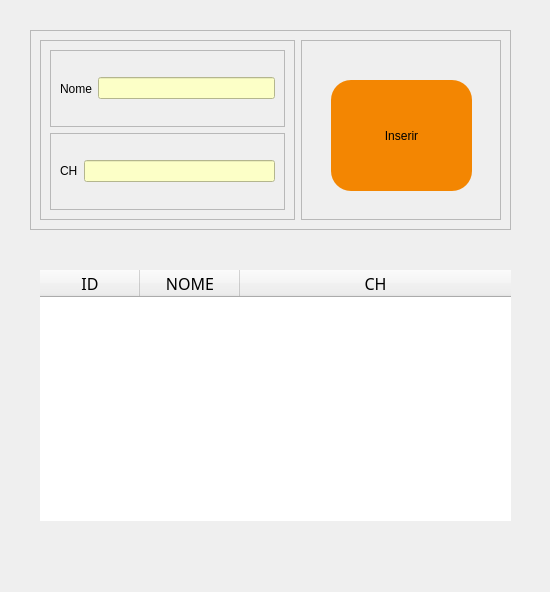
<?xml version="1.0" encoding="UTF-8"?>
<ui version="4.0">
 <class>Form</class>
 <widget class="QWidget" name="Form">
  <property name="geometry">
   <rect>
    <x>0</x>
    <y>0</y>
    <width>550</width>
    <height>592</height>
   </rect>
  </property>
  <property name="windowTitle">
   <string>Curso</string>
  </property>
  <widget class="QTableWidget" name="tableWidget">
   <property name="geometry">
    <rect>
     <x>40</x>
     <y>270</y>
     <width>471</width>
     <height>251</height>
    </rect>
   </property>
   <property name="frameShape">
    <enum>QFrame::Shape::NoFrame</enum>
   </property>
   <property name="frameShadow">
    <enum>QFrame::Shadow::Sunken</enum>
   </property>
   <property name="alternatingRowColors">
    <bool>true</bool>
   </property>
   <property name="gridStyle">
    <enum>Qt::PenStyle::SolidLine</enum>
   </property>
   <attribute name="horizontalHeaderCascadingSectionResizes">
    <bool>false</bool>
   </attribute>
   <attribute name="horizontalHeaderShowSortIndicator" stdset="0">
    <bool>false</bool>
   </attribute>
   <attribute name="horizontalHeaderStretchLastSection">
    <bool>true</bool>
   </attribute>
   <attribute name="verticalHeaderShowSortIndicator" stdset="0">
    <bool>false</bool>
   </attribute>
   <attribute name="verticalHeaderStretchLastSection">
    <bool>false</bool>
   </attribute>
   <column>
    <property name="text">
     <string>ID</string>
    </property>
    <property name="font">
     <font>
      <family>Impact</family>
      <pointsize>12</pointsize>
     </font>
    </property>
   </column>
   <column>
    <property name="text">
     <string>NOME</string>
    </property>
    <property name="font">
     <font>
      <family>Impact</family>
      <pointsize>12</pointsize>
     </font>
    </property>
   </column>
   <column>
    <property name="text">
     <string>CH</string>
    </property>
    <property name="font">
     <font>
      <family>Impact</family>
      <pointsize>12</pointsize>
     </font>
    </property>
   </column>
  </widget>
  <widget class="QFrame" name="frame">
   <property name="geometry">
    <rect>
     <x>30</x>
     <y>30</y>
     <width>481</width>
     <height>200</height>
    </rect>
   </property>
   <property name="minimumSize">
    <size>
     <width>0</width>
     <height>200</height>
    </size>
   </property>
   <property name="maximumSize">
    <size>
     <width>16777215</width>
     <height>200</height>
    </size>
   </property>
   <property name="frameShape">
    <enum>QFrame::Shape::StyledPanel</enum>
   </property>
   <property name="frameShadow">
    <enum>QFrame::Shadow::Raised</enum>
   </property>
   <layout class="QHBoxLayout" name="horizontalLayout_3">
    <item>
     <widget class="QFrame" name="frame_4">
      <property name="frameShape">
       <enum>QFrame::Shape::StyledPanel</enum>
      </property>
      <property name="frameShadow">
       <enum>QFrame::Shadow::Raised</enum>
      </property>
      <layout class="QVBoxLayout" name="verticalLayout">
       <item>
        <widget class="QFrame" name="frame_2">
         <property name="frameShape">
          <enum>QFrame::Shape::StyledPanel</enum>
         </property>
         <property name="frameShadow">
          <enum>QFrame::Shadow::Raised</enum>
         </property>
         <layout class="QHBoxLayout" name="horizontalLayout">
          <item>
           <widget class="QLabel" name="label">
            <property name="text">
             <string>Nome</string>
            </property>
           </widget>
          </item>
          <item>
           <widget class="QLineEdit" name="edtNome">
            <property name="styleSheet">
             <string notr="true">background-color: rgb(252, 255, 199);
color: rgb(0, 0, 0);</string>
            </property>
           </widget>
          </item>
         </layout>
        </widget>
       </item>
       <item>
        <widget class="QFrame" name="frame_3">
         <property name="frameShape">
          <enum>QFrame::Shape::StyledPanel</enum>
         </property>
         <property name="frameShadow">
          <enum>QFrame::Shadow::Raised</enum>
         </property>
         <layout class="QHBoxLayout" name="horizontalLayout_2">
          <item>
           <widget class="QLabel" name="label_2">
            <property name="text">
             <string>&lt;html&gt;&lt;head/&gt;&lt;body&gt;&lt;p&gt;CH&lt;/p&gt;&lt;/body&gt;&lt;/html&gt;</string>
            </property>
           </widget>
          </item>
          <item>
           <widget class="QLineEdit" name="ednCH">
            <property name="styleSheet">
             <string notr="true">background-color: rgb(252, 255, 199);
color: rgb(0, 0, 0);</string>
            </property>
           </widget>
          </item>
         </layout>
        </widget>
       </item>
      </layout>
     </widget>
    </item>
    <item>
     <widget class="QFrame" name="frame_5">
      <property name="minimumSize">
       <size>
        <width>200</width>
        <height>0</height>
       </size>
      </property>
      <property name="frameShape">
       <enum>QFrame::Shape::StyledPanel</enum>
      </property>
      <property name="frameShadow">
       <enum>QFrame::Shadow::Raised</enum>
      </property>
      <widget class="QPushButton" name="btnInserir">
       <property name="geometry">
        <rect>
         <x>30</x>
         <y>40</y>
         <width>141</width>
         <height>111</height>
        </rect>
       </property>
       <property name="cursor">
        <cursorShape>PointingHandCursor</cursorShape>
       </property>
       <property name="styleSheet">
        <string notr="true">border-radius:20px;
background-color: rgb(243, 134, 2);</string>
       </property>
       <property name="text">
        <string>Inserir</string>
       </property>
      </widget>
     </widget>
    </item>
   </layout>
  </widget>
 </widget>
 <resources/>
 <connections/>
</ui>
